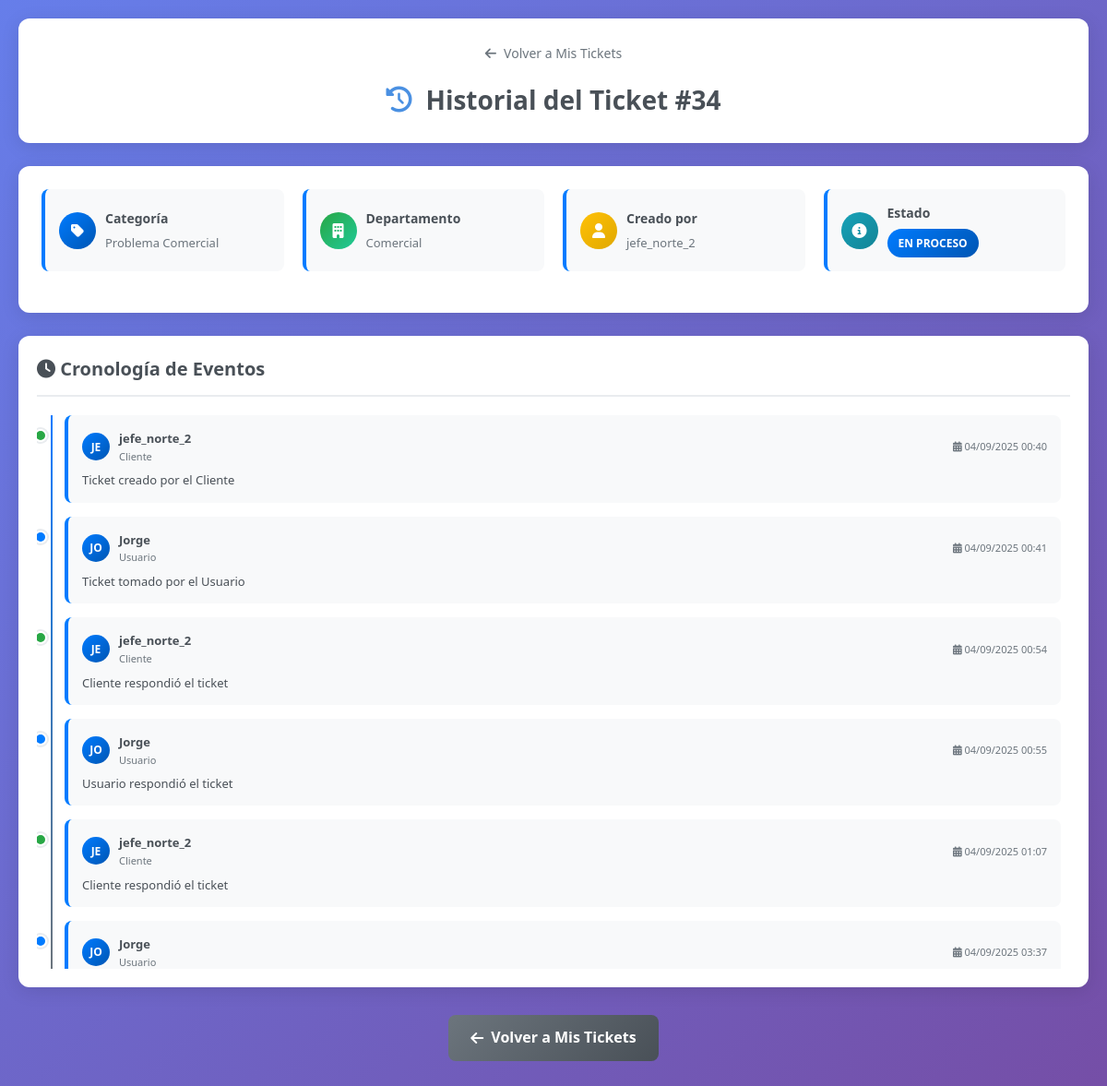
/Tickect/usuario/ver_historial.php?ticket_id=34 (signed in), run on the app's committed database.
### tables this page shows
CREATE TABLE `tickets` (
  `id` int(11) NOT NULL,
  `categoria_id` int(11) DEFAULT NULL,
  `descripcion` text NOT NULL,
  `imagenes_pegadas` text DEFAULT NULL,
  `estado` enum('pendiente','abierto','en_proceso','cerrado') DEFAULT 'pendiente',
  `tipo_solicitud` varchar(100) DEFAULT NULL,
  `fecha_creacion` timestamp NOT NULL DEFAULT current_timestamp(),
  `usuario_id` int(11) DEFAULT NULL,
  `departamento_id` int(11) NOT NULL,
  `cliente_id` int(11) DEFAULT NULL,
  `fecha_inicio` datetime DEFAULT NULL,
  `fecha_cierre` datetime DEFAULT NULL
);

CREATE TABLE `categorias` (
  `id` int(11) NOT NULL,
  `nombre` varchar(100) NOT NULL,
  `descripcion` text DEFAULT NULL,
  `color` varchar(7) DEFAULT '#4a90e2',
  `departamento_id` int(11) DEFAULT NULL,
  `fecha_creacion` timestamp NOT NULL DEFAULT current_timestamp()
);

CREATE TABLE `departamentos` (
  `id` int(11) NOT NULL,
  `nombre` varchar(100) NOT NULL,
  `tipo` enum('usuario','cliente') NOT NULL DEFAULT 'usuario'
);

CREATE TABLE `usuarios` (
  `id` int(11) NOT NULL,
  `usuario` varchar(50) NOT NULL,
  `nombre` varchar(100) DEFAULT NULL,
  `clave` varchar(100) NOT NULL,
  `rol` enum('admin','usuario','cliente') NOT NULL,
  `departamento_id` int(11) DEFAULT NULL,
  `jerarquia` enum('jefe_tienda','gerente_tienda','sub_gerente_tienda','asistente_tienda') DEFAULT NULL,
  `superior_id` int(11) DEFAULT NULL
);

CREATE TABLE `historial_tickets` (
  `id` int(11) NOT NULL,
  `ticket_id` int(11) NOT NULL,
  `usuario_id` int(11) DEFAULT NULL,
  `rol` varchar(20) DEFAULT NULL,
  `accion` text NOT NULL,
  `fecha` timestamp NOT NULL DEFAULT current_timestamp()
);

### Tickect/usuario/ver_historial.php (the view, shortened to what this page needs)
<?php
require_once '../includes/db.php';
$ticket_id = intval($_GET['ticket_id']);
$stmtTicket = $pdo->prepare("
    SELECT t.*,
           c.nombre AS categoria_nombre,
           d.nombre AS departamento_nombre,
           u.usuario as creador_nombre,
           u2.usuario as asignado_nombre
    FROM tickets t
    LEFT JOIN categorias c ON t.categoria_id = c.id
    LEFT JOIN departamentos d ON t.departamento_id = d.id
    LEFT JOIN usuarios u ON t.cliente_id = u.id
    LEFT JOIN usuarios u2 ON t.usuario_id = u2.id
    WHERE t.id = ?
");
$stmtTicket->execute([$ticket_id]);
$ticket = $stmtTicket->fetch();
$stmtHistorial = $pdo->prepare("
    SELECT h.*, u.usuario
    FROM historial_tickets h
    JOIN usuarios u ON h.usuario_id = u.id
    WHERE h.ticket_id = ?
    ORDER BY h.fecha ASC
");
$stmtHistorial->execute([$ticket_id]);
$historial = $stmtHistorial->fetchAll();
?>
<!DOCTYPE html>
<html lang="es">
<head>
    <link rel="stylesheet" href="../css/style_usuario_crear_ticket.css">
    <link rel="stylesheet" href="https://cdnjs.cloudflare.com/ajax/libs/font-awesome/6.5.0/css/all.min.css">
</head>
<body>
    <div class="page-container">
        <div class="header-section">
            <div class="breadcrumb">
                <?php if ($_SESSION['rol'] === 'usuario'): ?>
                    <a href="ver_tickets.php" class="breadcrumb-link">
                        <i class="fas fa-arrow-left"></i> Volver a Mis Tickets
                    </a>
                <?php elseif ($_SESSION['rol'] === 'cliente'): ?>
                    <a href="../cliente/ver_tickets.php" class="breadcrumb-link">
                        <i class="fas fa-arrow-left"></i> Volver a Mis Tickets
                    </a>
                <?php endif; ?>
            </div>
            <h1 class="page-title">
                <i class="fas fa-history"></i>
                Historial del Ticket #<?php echo $ticket['id']; ?>
            </h1>
        </div>
        <div class="ticket-summary">
            <div class="summary-grid">
                <div class="summary-item">
                    <div class="summary-icon" style="background: linear-gradient(135deg, #007bff, #0056b3);">
                        <i class="fas fa-tag"></i>
                    </div>
                    <div class="summary-content">
                        <h4>Categoría</h4>
                        <p><?php echo htmlspecialchars($ticket['categoria_nombre'] ?? 'Sin categoría'); ?></p>
                    </div>
                </div>
                <div class="summary-item">
                    <div class="summary-icon" style="background: linear-gradient(135deg, #28a745, #20c997);">
                        <i class="fas fa-building"></i>
                    </div>
                    <div class="summary-content">
                        <h4>Departamento</h4>
                        <p><?php echo htmlspecialchars($ticket['departamento_nombre'] ?? 'Sin departamento'); ?></p>
                    </div>
                </div>
                <div class="summary-item">
                    <div class="summary-icon" style="background: linear-gradient(135deg, #ffc107, #e0a800);">
                        <i class="fas fa-user"></i>
                    </div>
                    <div class="summary-content">
                        <h4>Creado por</h4>
                        <p><?php echo htmlspecialchars($ticket['creador_nombre'] ?? 'Usuario desconocido'); ?></p>
                    </div>
                </div>
                <div class="summary-item">
                    <div class="summary-icon" style="background: linear-gradient(135deg, #17a2b8, #138496);">
                        <i class="fas fa-info-circle"></i>
                    </div>
                    <div class="summary-content">
                        <h4>Estado</h4>
                        <p>
                            <span class="status-badge status-<?php echo $ticket['estado']; ?>">
                                <?php
                                $estados = [
                                    'pendiente' => 'Pendiente',
                                    'en_proceso' => 'En Proceso',
                                    'cerrado' => 'Cerrado'
                                ];
                                echo $estados[$ticket['estado']] ?? $ticket['estado'];
                                ?>
                            </span>
                        </p>
                    </div>
                </div>
            </div>
        </div>
        <div class="timeline-container">
            <div class="timeline-header">
                <h2 class="timeline-title">
                    <i class="fas fa-clock"></i>
                    Cronología de Eventos
                </h2>
        </div>
        <?php if (count($historial) === 0): ?>
                <div class="empty-state">
                    <div class="empty-icon">
                        <i class="fas fa-history"></i>
                    </div>
                    <div class="empty-title">Sin historial registrado</div>
                    <div class="empty-description">Este ticket aún no tiene eventos registrados en su historial.</div>
                </div>
        <?php else: ?>
                <div class="timeline">
                        <?php foreach ($historial as $h): ?>
                        <div class="timeline-item <?php echo $h['rol']; ?>">
                            <div class="timeline-header-item">
                                <div class="timeline-user">
                                    <div class="user-avatar">
                                        <?php echo strtoupper(substr($h['usuario'], 0, 2)); ?>
                                    </div>
                                    <div class="user-info">
                                        <h5><?php echo htmlspecialchars($h['usuario']); ?></h5>
                                        <div class="user-role"><?php echo ucfirst($h['rol']); ?></div>
                                    </div>
                                </div>
                                <div class="timeline-date">
                                    <i class="fas fa-calendar-alt"></i>
                                    <?php echo date('d/m/Y H:i', strtotime($h['fecha'])); ?>
                                </div>
                            </div>
                            <div class="timeline-action">
                                <?php echo htmlspecialchars($h['accion']); ?>
                            </div>
                        </div>
                        <?php endforeach; ?>
            </div>
        <?php endif; ?>
        </div>
        <div class="action-buttons">
            <a href="<?php echo $_SESSION['rol'] === 'usuario' ? 'ver_tickets.php' : '../cliente/ver_tickets.php'; ?>" class="btn btn-secondary">
                <i class="fas fa-arrow-left"></i>
                Volver a Mis Tickets
            </a>
        </div>
    </div>
</body>
</html>

### Tickect/css/style_usuario_crear_ticket.css (style rules this page uses)
:root { --primary-color: #4a90e2; --primary-hover: #357abd; --secondary-color: #6c757d; --success-color: #28a745; --warning-color: #ffc107; --danger-color: #dc3545; --info-color: #17a2b8; --light-color: #f8f9fa; --dark-color: #343a40; --border-color: #dee2e6; --shadow: 0 4px 6px rgba(0, 0, 0, 0.1); --border-radius: 8px; --transition: all 0.3s ease; }
* { margin: 0; padding: 0; box-sizing: border-box; }
body { font-family: 'Segoe UI', Tahoma, Geneva, Verdana, sans-serif; background: linear-gradient(135deg, #667eea 0%, #764ba2 100%); min-height: 100vh; color: #333; line-height: 1.6; }
.page-container { max-width: 1200px; margin: 0 auto; padding: 20px; }
.header-section { background: rgba(255, 255, 255, 0.95); backdrop-filter: blur(10px); border-radius: var(--border-radius); padding: 30px; margin-bottom: 30px; box-shadow: var(--shadow); text-align: center; }
.breadcrumb { margin-bottom: 20px; }
.breadcrumb-link { color: var(--primary-color); text-decoration: none; font-weight: 500; transition: var(--transition); display: inline-flex; align-items: center; gap: 8px; }
.page-title { font-size: 2.5rem; color: var(--dark-color); margin-bottom: 10px; display: flex; align-items: center; justify-content: center; gap: 15px; }
.page-title i { color: var(--primary-color); }
.btn { padding: 12px 24px; border: none; border-radius: var(--border-radius); font-size: 1rem; font-weight: 600; text-decoration: none; cursor: pointer; transition: var(--transition); display: inline-flex; align-items: center; gap: 8px; min-width: 140px; justify-content: center; }
.btn-secondary { background-color: var(--secondary-color); color: white; }

### data on the page
tickets: id "34", categoria.nombre "Problema Comercial", departamento.nombre "Comercial", cliente.usuario "jefe_norte_2", estado "EN PROCESO"
historial_tickets: usuario.usuario "JE", usuario.usuario "jefe_norte_2", rol "Cliente", fecha "04/09/2025 00:40", accion "Ticket creado por el Cliente"
historial_tickets: usuario.usuario "JO", usuario.usuario "Jorge", rol "Usuario", fecha "04/09/2025 00:41", accion "Ticket tomado por el Usuario"
historial_tickets: usuario.usuario "JE", usuario.usuario "jefe_norte_2", rol "Cliente", fecha "04/09/2025 00:54", accion "Cliente respondió el ticket"
historial_tickets: usuario.usuario "JO", usuario.usuario "Jorge", rol "Usuario", fecha "04/09/2025 00:55", accion "Usuario respondió el ticket"
historial_tickets: usuario.usuario "JE", usuario.usuario "jefe_norte_2", rol "Cliente", fecha "04/09/2025 01:07", accion "Cliente respondió el ticket"
historial_tickets: usuario.usuario "JO", usuario.usuario "Jorge", rol "Usuario", fecha "04/09/2025 03:37"
